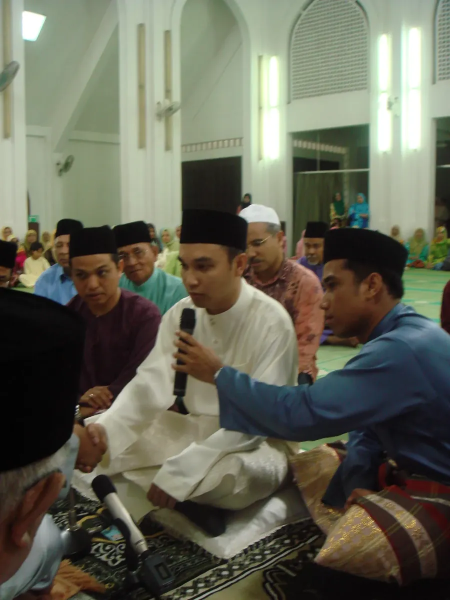
#> input picture docs/work-done/aug-28-2026-session-01/aug-28-2026-des-02-EVIDENCE/images/akad.webp, 900 x 1200 px (shown at 1/2 size); its folder holds only this picture in this run
$ python derivatives.py
#> lines starting #> are read from the running program, lines starting #| are printed output that depends on the picture
#!/usr/bin/env python3
"""DES-03 - the four image derivatives this specification asks for, generated
from the site's OWN photographs and weighed, so the byte budgets in section 6
are measured rather than hoped for.

DES-09 G19 vetoed the 4:5 mobile cover at its shipped weight - median
1,405,400 B against a 204,800 B budget - and named three ways out. This picks
route 1, a smaller derivative plus srcset, and this script is the proof that
route 1 lands inside the budget on the real assets.

Source: the eleven photographs pulled from images.hellokahwin.com for DES-02,
in ../../work-done/aug-28-2026-session-01/aug-28-2026-des-02-EVIDENCE/images/.

Run: python derivatives.py
"""

import glob
import io
import os

from PIL import Image

HERE = os.path.dirname(os.path.abspath(__file__))
SRC = os.path.normpath(os.path.join(
    HERE, "..", "..", "work-done", "aug-28-2026-session-01",
    "aug-28-2026-des-02-EVIDENCE", "images"))

# name, target box, WebP quality, the ceiling this specification sets
TARGETS = [
    ("crop-4x5-mobile-cover-sm", (720, 900), 74, 122_880),    # 120 KB - the LCP element
    ("crop-3x2-column-md",       (760, 507), 74, 112_640),    # 110 KB - desktop column frame
    ("crop-4x3-card-sm",         (480, 360), 72,  46_080),    #  45 KB - catalogue card
    ("crop-1x1-row-sm",          (160, 160), 72,  12_288),    #  12 KB - list row thumb
]


def encode(im, box, q):
#> called with box = (720, 900), q = 74
    c = im.copy()
#> c is the input picture: PIL image 900x1200 RGB; mean R, G, B 101.6, 102.3, 86.8
    c.thumbnail(box, Image.LANCZOS)
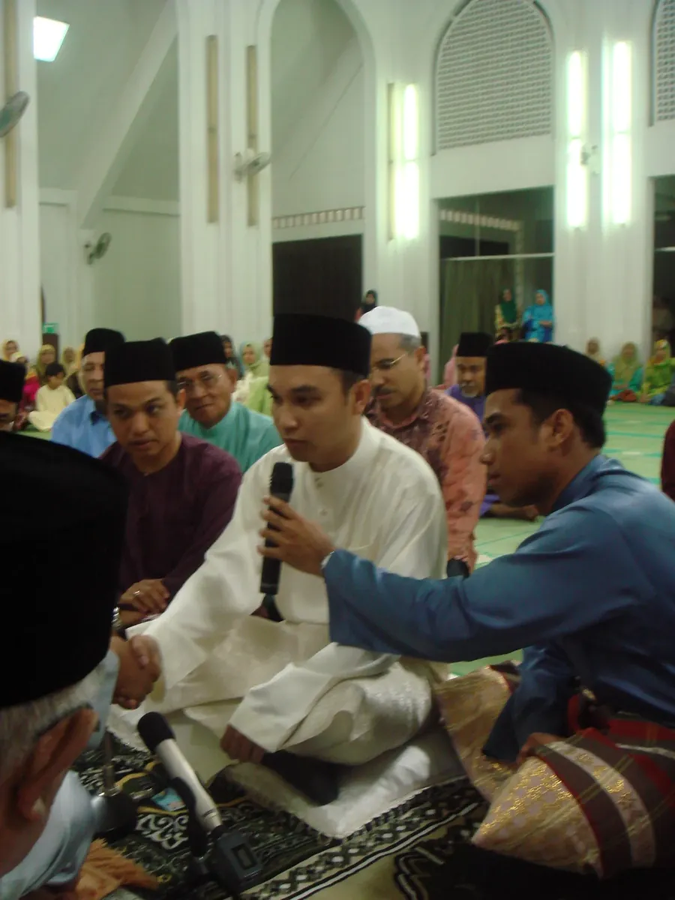
#> c: PIL image 675x900 RGB; mean R, G, B 101.6, 102.4, 86.8
    buf = io.BytesIO()
    c.save(buf, "WEBP", quality=q, method=6)
    return buf.getvalue(), c.size


files = sorted(glob.glob(os.path.join(SRC, "*.webp")))
print("DES-03 image derivatives - measured on %d real HelloKahwin photographs" % len(files))
print("Source: %s" % SRC)
print("=" * 104)

for name, box, q, ceiling in TARGETS:
    sizes = []
    for f in files:
        data, dim = encode(Image.open(f).convert("RGB"), box, q)
#> dim = (675, 900)
        sizes.append((len(data), os.path.basename(f), dim))
    sizes.sort()
    lo, med, hi = sizes[0], sizes[len(sizes) // 2], sizes[-1]
#> lo = (29876, 'akad.webp', (675, 900)); med = (29876, 'akad.webp', (675, 900)); hi = (29876, 'akad.webp', (675, 900))
    verdict = "WITHIN BUDGET" if hi[0] <= ceiling else "OVER"
#> verdict = 'WITHIN BUDGET'
    print("\n%-26s box %-10s q%d   ceiling %7s B   %s"
          % (name, "%dx%d" % box, q, "{:,}".format(ceiling), verdict))
#| crop-4x5-mobile-cover-sm   box 720x900    q74   ceiling 122,880 B   WITHIN BUDGET
    print("   min    %8s B  %-16s %s" % ("{:,}".format(lo[0]), lo[1], lo[2]))
#|    min      29,876 B  akad.webp        (675, 900)
    print("   median %8s B  %-16s %s" % ("{:,}".format(med[0]), med[1], med[2]))
#|    median   29,876 B  akad.webp        (675, 900)
    print("   max    %8s B  %-16s %s" % ("{:,}".format(hi[0]), hi[1], hi[2]))
#|    max      29,876 B  akad.webp        (675, 900)

print("\n" + "=" * 104)
print("Against what production serves today, from DES-09 section 3.5:")
print("   crop-4x5-mobile-cover  1920x2400  median 1,405,400 B   <- DES-09 G19 vetoed this")
print("   crop-4x3-article-card  1600x1200  median   823,997 B   <- every card on the homepage")
print("\nG19 ceiling 204,800 B - G20 sum of preloads 307,200 B - G21 any single asset 409,600 B.")
print("Exactly ONE image is preloaded per page under this specification: the article cover.")
print("Everything else is loading=lazy with srcset+sizes, which is also G22.")
print("\nNOTE the sources are already downsampled copies (800x600 and 900x1200), so these")
print("figures are the derivative sizes for THESE files. A re-encode from the 1920x2400")
print("original will differ; the ceilings are what the DSE must hit, not these numbers.")
